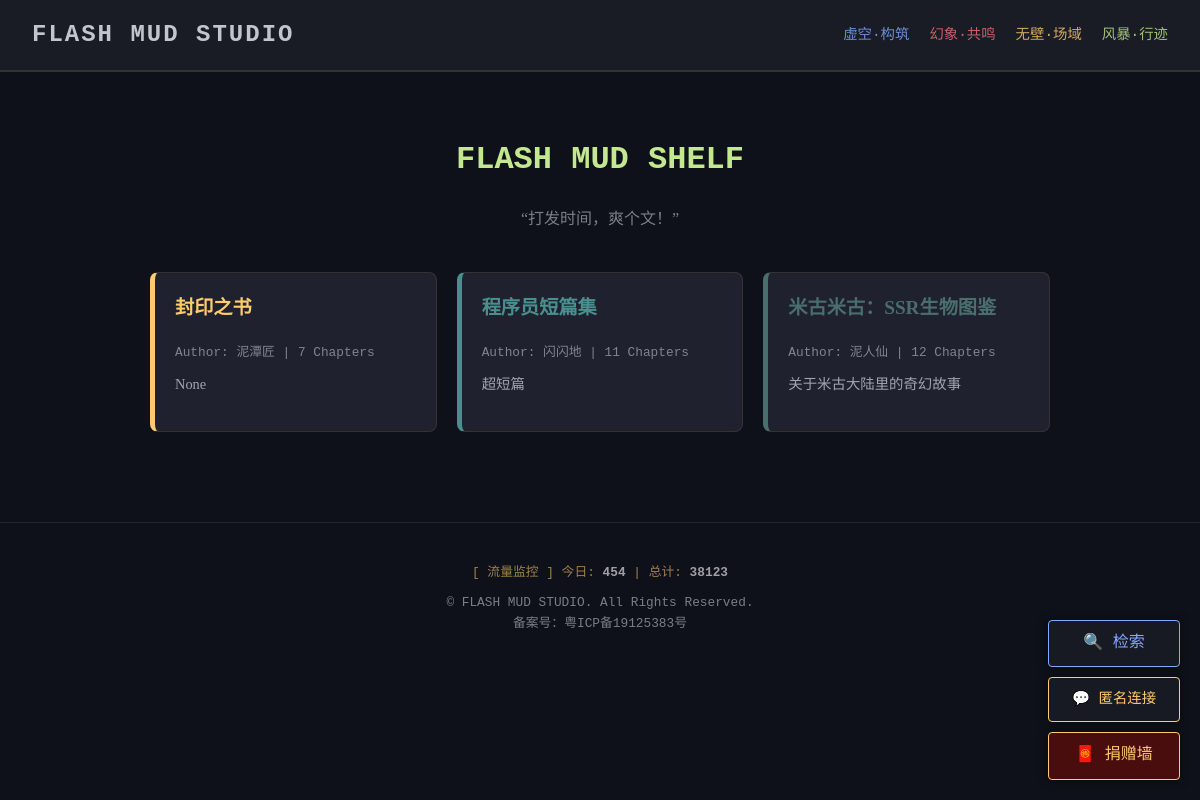
The app's page /novel/ with its own data.
### models.py (models this page shows, shortened)
class Book(db.Model):
    id = db.Column(db.Integer, primary_key=True)
    title = db.Column(db.String(100), nullable=False)
    author = db.Column(db.String(50), default="闪泥")
    summary = db.Column(db.String(500))
    cover_color = db.Column(db.String(20), default="#4a0d0d") # 封面色调
    created_at = db.Column(db.DateTime, default=datetime.now)
    chapters = db.relationship('Chapter', backref='book', lazy=True, cascade="all, delete-orphan")

class VisitStats(db.Model):
    date = db.Column(db.String(20), primary_key=True)
    count = db.Column(db.Integer, default=0)

### novel_backend.py (the view)
@novel_bp.route('/')
def shelf():
    books = Book.query.order_by(Book.created_at.desc()).all()
    return render_template('novel/shelf.html', books=books, title="闪泥书架")

### app.py (called while the page is built)
@app.before_request
def track_visitor():
    if request.endpoint and 'static' not in request.endpoint and 'admin' not in request.endpoint and 'search' not in request.endpoint:
        today_str = datetime.now().strftime('%Y-%m-%d')
        try:
            stat = VisitStats.query.get(today_str)
            if not stat:
                stat = VisitStats(date=today_str, count=1)
                db.session.add(stat)
            else:
                stat.count += 1
            db.session.commit()
        except:
            db.session.rollback()

@app.context_processor
def inject_traffic_data():
    try:
        today_str = datetime.now().strftime('%Y-%m-%d')
        today_stat = VisitStats.query.get(today_str)
        daily = today_stat.count if today_stat else 0
        total = db.session.query(func.sum(VisitStats.count)).scalar() or 0
        return dict(daily_visits=daily, total_visits=total)
    except:
        return dict(daily_visits=0, total_visits=0)

### templates/novel/shelf.html
{% extends 'layout.html' %}
{% block content %}
<div style="text-align: center; margin-bottom: 40px;">
    <h1 class="tech-font" style="color:var(--accent-life)">FLASH MUD SHELF</h1>
    <p style="opacity: 0.6;">“打发时间，爽个文！”</p>
</div>
<div class="grid">
    {% for book in books %}
    <a href="{{ url_for('novel.toc', book_id=book.id) }}" class="card" style="border-left: 5px solid {{ book.cover_color }};">
        <h3 style="color:{{ book.cover_color }}">{{ book.title }}</h3>
        <div class="meta tech-font">Author: {{ book.author }} | {{ book.chapters|length }} Chapters</div>
        <p style="font-size: 0.9rem; opacity: 0.8; margin-top:10px;">{{ book.summary }}</p>
    </a>
    {% else %}
    <div style="text-align:center; width:100%; opacity:0.5;">书架空空如也...</div>
    {% endfor %}
</div>
{% endblock %}

### templates/layout.html (shortened to what this page needs)
<!DOCTYPE html>
<html lang="zh-CN">
<head>
    <link rel="stylesheet" href="{{ url_for('static', filename='style.css') }}">
</head>
<body>
    <nav>
        <div class="logo tech-font"><a href="/">FLASH MUD STUDIO</a></div>
        <div class="menu tech-font">
            <a href="/category/logic" class="menu-item cat-logic">虚空·构筑</a>
            <a href="/category/senses" class="menu-item cat-senses">幻象·共鸣</a>
            <a href="/category/spirit" class="menu-item cat-spirit">无壁·场域</a>
            <a href="/category/life" class="menu-item cat-life">风暴·行迹</a>
        </div>
    </nav>
    <div class="container">
        {% block content %}{% endblock %}
    </div>
    <div id="float-btns">
        <div id="search-btn" onclick="toggleSearch()">
            🔍 检索
        </div>
        <div id="chat-btn" onclick="toggleChat()">
            💬 匿名连接
        </div>
        <div id="donate-btn" onclick="toggleDonate()">
            🧧 捐赠墙
        </div>
    </div>
    <footer style="text-align:center; padding: 40px; margin-top: 50px; border-top: 1px solid #333; opacity: 0.6; font-size: 0.8rem;">
        <div class="tech-font" style="margin-bottom: 10px; color: var(--accent-spirit);">
            [ 流量监控 ] 今日: <span style="color:white; font-weight:bold;">{{ daily_visits }}</span>
            | 总计: <span style="color:white; font-weight:bold;">{{ total_visits }}</span>
        </div>
        <p class="tech-font" style="margin-top:10px;">&copy; FLASH MUD STUDIO. All Rights Reserved.<br />备案号：粤ICP备19125383号</p>
    </footer>
</body>
</html>

### static/style.css (style rules this page uses)
:root { --bg-color: #0f111a; --text-color: #c0c5ce; --accent-logic: #82aaff; --accent-spirit: #ffcb6b; --accent-life: #c3e88d; --accent-senses: #f07178; --nav-bg: #1a1c25; }
body { background-color: var(--bg-color); color: var(--text-color); font-family: 'Georgia', serif; margin: 0; line-height: 1.6; overflow-x: hidden; }
code, pre, .tech-font { font-family: 'Consolas', 'Monaco', monospace; }
a { text-decoration: none; color: inherit; transition: 0.3s; }
nav { background: var(--nav-bg); padding: 1rem 2rem; display: flex; justify-content: space-between; align-items: center; border-bottom: 2px solid #333; flex-wrap: wrap; }
.logo { font-size: 1.5rem; font-weight: bold; letter-spacing: 2px; }
.menu { display: flex; gap: 20px; flex-wrap: wrap; }
.menu-item { font-size: 0.9rem; opacity: 0.8; }
.cat-logic { color: var(--accent-logic); }
.cat-spirit { color: var(--accent-spirit); }
.cat-senses { color: var(--accent-senses); }
.cat-life { color: var(--accent-life); }
.container { max-width: 900px; margin: 0 auto; padding: 40px 20px; }
.grid { display: grid; grid-template-columns: repeat(auto-fit, minmax(280px, 1fr)); gap: 20px; margin-top: 40px; }
.card { background: #1f222e; padding: 20px; border-radius: 8px; border: 1px solid #333; transition: transform 0.2s; }
.card h3 { margin-top: 0; font-size: 1.2rem; }
.meta { font-size: 0.8rem; opacity: 0.6; margin-bottom: 10px; display: block; }
#chat-btn { position: fixed; top: 110px; left: 20px; background: var(--nav-bg); border: 1px solid var(--accent-spirit); color: var(--accent-spirit); padding: 8px 15px; cursor: pointer; border-radius: 4px; z-index: 1000; font-family: 'Consolas', monospace; font-size: 0.9rem; box-shadow: 0 0 10px rgba(0,0,0,0.5); }
#float-btns { position: fixed; bottom: 20px; right: 20px; z-index: 1000; display: flex; flex-direction: column; gap: 10px; align-items: flex-end; }
#chat-btn, #search-btn { position: relative; top: auto; left: auto; bottom: auto; right: auto; background: rgba(26,28,37, 0.9); border: 1px solid var(--accent-spirit); color: var(--accent-spirit); padding: 10px 15px; cursor: pointer; border-radius: 4px; font-family: 'Consolas', monospace; box-shadow: 0 0 10px rgba(0,0,0,0.5); transition: 0.3s; text-align: center; min-width: 100px; }
#search-btn { border-color: var(--accent-logic); color: var(--accent-logic); }
#donate-btn { position: relative; background: #4a0d0d; border: 1px solid #ffcb6b; color: #ffcb6b; padding: 10px 15px; cursor: pointer; border-radius: 4px; font-family: 'Consolas', monospace; box-shadow: 0 0 10px rgba(0,0,0,0.5); transition: 0.3s; text-align: center; min-width: 100px; }

### records on screen
Book: title "封印之书", author "泥潭匠", chapters|length "7", summary "None"
Book: title "程序员短篇集", author "闪闪地", chapters|length "11", summary "超短篇"
Book: title "米古米古：SSR生物图鉴", author "泥人仙", chapters|length "12", summary "关于米古大陆里的奇幻故事"
VisitStats: count "454"

### other values on screen
{{ total_visits }} "38123"
